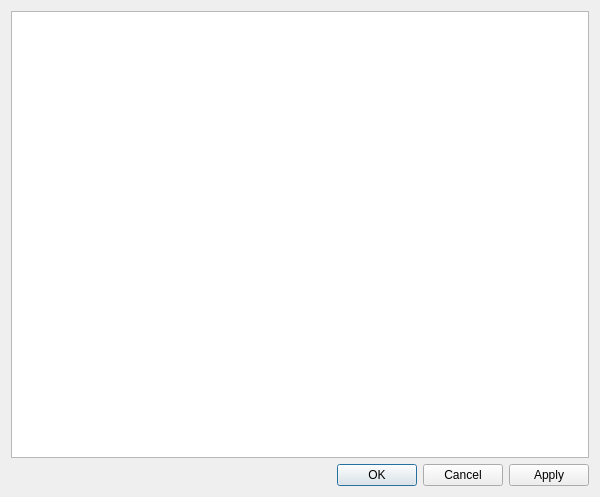
<ui version="4.0" >
 <class>Xmms2dPrefDialog</class>
 <widget class="QDialog" name="Xmms2dPrefDialog" >
  <property name="geometry" >
   <rect>
    <x>0</x>
    <y>0</y>
    <width>600</width>
    <height>497</height>
   </rect>
  </property>
  <property name="sizePolicy" >
   <sizepolicy vsizetype="MinimumExpanding" hsizetype="MinimumExpanding" >
    <horstretch>0</horstretch>
    <verstretch>0</verstretch>
   </sizepolicy>
  </property>
  <property name="windowTitle" >
   <string>Esperanza - Preferences</string>
  </property>
  <property name="windowIcon" >
   <iconset resource="../../../data/esperanza.qrc" >:/images/esperanza.png</iconset>
  </property>
  <layout class="QVBoxLayout" >
   <item>
    <widget class="QTreeView" name="treeView" />
   </item>
   <item>
    <widget class="QDialogButtonBox" name="buttonBox" >
     <property name="orientation" >
      <enum>Qt::Horizontal</enum>
     </property>
     <property name="standardButtons" >
      <set>QDialogButtonBox::Apply|QDialogButtonBox::Cancel|QDialogButtonBox::NoButton|QDialogButtonBox::Ok</set>
     </property>
    </widget>
   </item>
  </layout>
 </widget>
 <resources>
  <include location="../../../data/esperanza.qrc" />
 </resources>
 <connections>
  <connection>
   <sender>buttonBox</sender>
   <signal>clicked(QAbstractButton*)</signal>
   <receiver>Xmms2dPrefDialog</receiver>
   <slot>clickedBtnBox(QAbstractButton*)</slot>
   <hints>
    <hint type="sourcelabel" >
     <x>469</x>
     <y>473</y>
    </hint>
    <hint type="destinationlabel" >
     <x>299</x>
     <y>248</y>
    </hint>
   </hints>
  </connection>
 </connections>
</ui>
